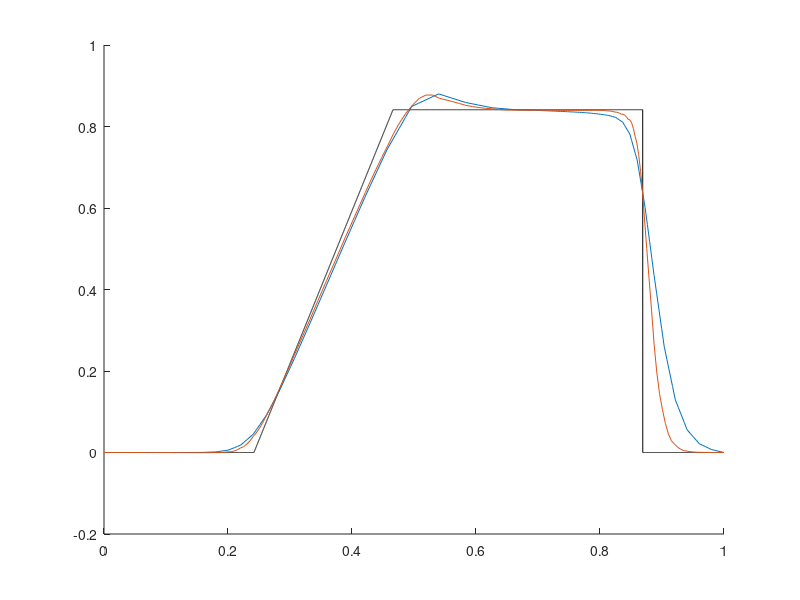
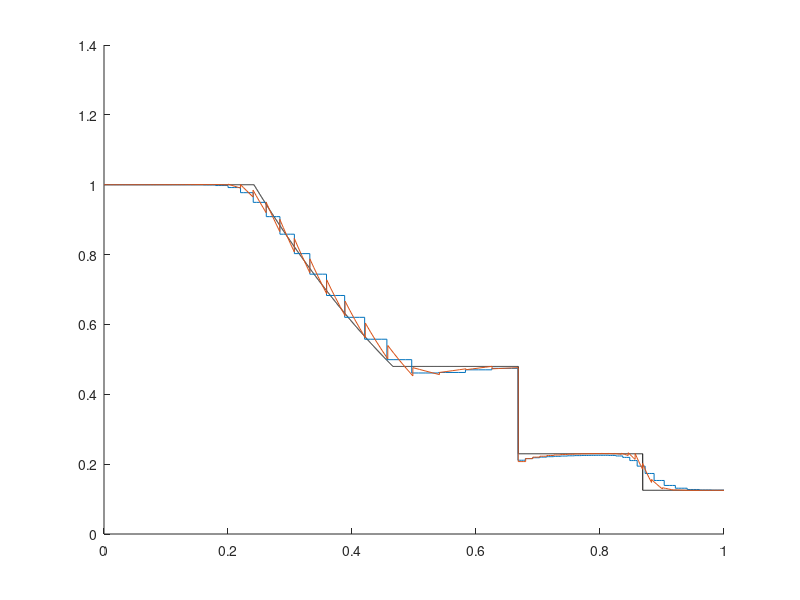

These charts were generated, in order, by the following MATLAB code:
% PlotSod
clear all
close all
sodExact=load('sod_solution.dat');
% figure(1)
% hold on
% plotvarN=NEWvelocity(1,:);
% [X2pts,Nvals]=PlotFEM1line(allnodes,plotvarN,Quadmap,Quadmap,vref,VBasis,VBasis,'Linestyle','none');
% plot(sodExact(:,2),sodExact(:,5),'k');
% plot(X2pts(1,:),Nvals);
% 
% figure(2)
% hold on
% presplot=NEWdensity(:)';
% [X1pts,Zvals]=PlotFEM1line(allnodes,presplot,Quadmap,PressureMap',pref,VBasis,PBasis,'Linestyle','none');
% plot(sodExact(:,2),sodExact(:,3),'k');
% plot(X1pts(1,:),Zvals);
% 
% save(['Figures/Sod/',func2str(VBasis),func2str(PBasis)], 'X1pts', 'Zvals', 'X2pts', 'Nvals')

load('Figures/Sod/Q1BasisQ0Basis');
Q1Q0pts1=X1pts;
Q1Q0Z=Zvals;
Q1Q0pts2=X2pts;
Q1Q0N=Nvals;
% load('Figures/Sod/Q2BasisP1qBasis');
% Q2P1pts1=X1pts;
% Q2P1Z=Zvals;
% Q2P1pts2=X2pts;
% Q2P1N=Nvals;
load('Figures/Sod/Q2BasisQ1dBasis');
Q2Q1pts1=X1pts;
Q2Q1Z=Zvals;
Q2Q1pts2=X2pts;
Q2Q1N=Nvals;
% load('Figures/Sod/Q2BasisQ2dBasis');
% Q2Q2pts1=X1pts;
% Q2Q2Z=Zvals;
% Q2Q2pts2=X2pts;
% Q2Q2N=Nvals;

figure(1)
hold on
plot(sodExact(:,2),sodExact(:,5),'k');
% plot(Q1Q0pts2(1,:),Q1Q0N,Q2P1pts2(1,:),Q2P1N,Q2Q1pts2(1,:),Q2Q1N,Q2Q2pts2(1,:),Q2Q2N)
plot(Q1Q0pts2(1,:),Q1Q0N,Q2Q1pts2(1,:),Q2Q1N)
% legend('Exact','Q_1-Q_0','Q_2-P_1','Q_2-Q_1','Q_2-Q_2')

figure(2)
hold on
plot(sodExact(:,2),sodExact(:,3),'k');
plot(Q1Q0pts1(1,:),Q1Q0Z,Q2Q1pts1(1,:),Q2Q1Z)
% plot(Q1Q0pts1(1,:),Q1Q0Z,Q2P1pts1(1,:),Q2P1Z,Q2Q1pts1(1,:),Q2Q1Z,Q2Q2pts1(1,:),Q2Q2Z)
% legend('Exact','Q_1-Q_0','Q_2-P_1','Q_2-Q_1','Q_2-Q_2')